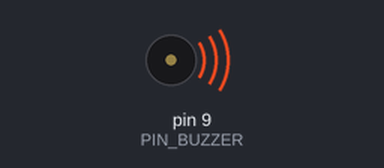
A sketch run on a simulated Arduino Uno, built with avr-gcc and run on an emulated ATmega328P. Shown: buzzer (waves = sounding).

Above: at 0.1 s.
At 6.1 s:
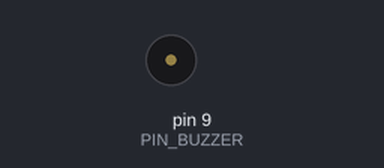
Timing chart, 0 to 8.3 s (numbered marks = the images above):
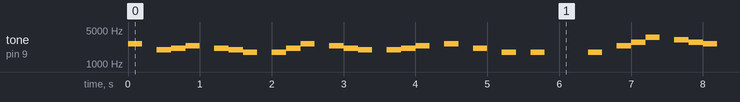

Measured:
- by itself, tone on pin 9 (PIN_BUZZER): plays 2637 Hz for 0.20 s, 1975 Hz for 0.20 s, 2093 Hz for 0.20 s, 2349 Hz for 0.20 s, 2093 Hz for 0.20 s, 1975 Hz for 0.20 s … (397 notes in this stretch)

The sketch:

tetris_buzzer.ino
```cpp
const byte PIN_BUZZER = 9;

void setup() {
  pinMode(PIN_BUZZER, OUTPUT);
}

void loop() {
  tone(PIN_BUZZER, 2637, 200);
  delay(400);
  tone(PIN_BUZZER, 1975, 200);
  delay(200);
  tone(PIN_BUZZER, 2093, 200);
  delay(200);
  tone(PIN_BUZZER, 2349, 200);
  delay(400);
  tone(PIN_BUZZER, 2093, 200);
  delay(200);
  tone(PIN_BUZZER, 1975, 200);
  delay(200);
  tone(PIN_BUZZER, 1760, 200);
  delay(400);
  tone(PIN_BUZZER, 1760, 200);
  delay(200);
  tone(PIN_BUZZER, 2093, 200);
  delay(200);
  tone(PIN_BUZZER, 2637, 200);
  delay(400);
  tone(PIN_BUZZER, 2349, 200);
  delay(200);
  tone(PIN_BUZZER, 2093, 200);
  delay(200);
  tone(PIN_BUZZER, 1975, 200);
  delay(400);
  tone(PIN_BUZZER, 1975, 200);
  delay(200);
  tone(PIN_BUZZER, 2093, 200);
  delay(200);
  tone(PIN_BUZZER, 2349, 200);
  delay(400);
  tone(PIN_BUZZER, 2637, 200);
  delay(400);
  tone(PIN_BUZZER, 2093, 200);
  delay(400);
  tone(PIN_BUZZER, 1760, 200);
  delay(400);
  tone(PIN_BUZZER, 1760, 200);
  delay(800);
  tone(PIN_BUZZER, 1760, 200);
  delay(400);
  tone(PIN_BUZZER, 2349, 200);
  delay(200);
  tone(PIN_BUZZER, 2794, 200);
  delay(200);
  tone(PIN_BUZZER, 3520, 200);
  delay(400);
  tone(PIN_BUZZER, 3136, 200);
  delay(200);
  tone(PIN_BUZZER, 2794, 200);
  delay(200);
  tone(PIN_BUZZER, 2637, 200);
  delay(600);
  tone(PIN_BUZZER, 2093, 200);
  delay(200);
  tone(PIN_BUZZER, 2637, 200);
  delay(400);
  tone(PIN_BUZZER, 2349, 200);
  delay(200);
  tone(PIN_BUZZER, 2093, 200);
  delay(200);
  tone(PIN_BUZZER, 1975, 200);
  delay(400);
  tone(PIN_BUZZER, 1975, 200);
  delay(200);
  tone(PIN_BUZZER, 2093, 200);
  delay(200);
  tone(PIN_BUZZER, 2349, 200);
  delay(400);
  tone(PIN_BUZZER, 2637, 200);
  delay(400);
  tone(PIN_BUZZER, 2093, 200);
  delay(400);
  tone(PIN_BUZZER, 1760, 200);
  delay(400);
  tone(PIN_BUZZER, 1760, 200);
  delay(800);
}
```
